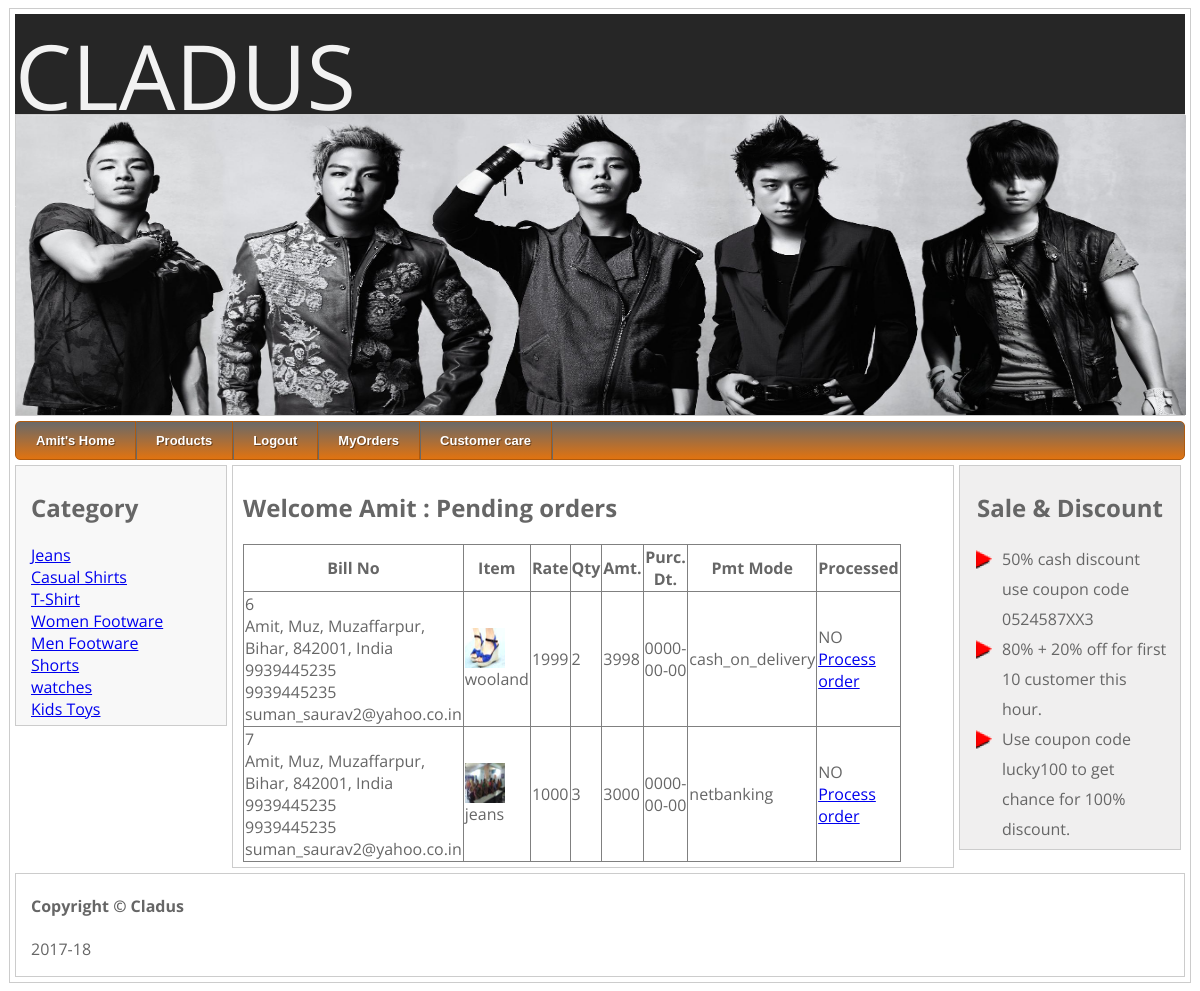
/adminpendingorders.php (signed in), run on the app's committed database.
### tables this page shows
CREATE TABLE IF NOT EXISTS `category` (
  `categoryid` int(11) NOT NULL AUTO_INCREMENT,
  `categoryname` varchar(200) NOT NULL,
  PRIMARY KEY (`categoryid`)
);

CREATE TABLE IF NOT EXISTS `cart` (
  `billno` int(11) NOT NULL AUTO_INCREMENT,
  `mid` int(11) NOT NULL,
  `itemno` int(11) NOT NULL,
  `rate` int(11) NOT NULL,
  `qty` int(11) NOT NULL,
  `amount` int(11) NOT NULL,
  `date` date NOT NULL,
  `paymentmode` varchar(500) NOT NULL,
  `processed` varchar(50) NOT NULL,
  PRIMARY KEY (`billno`)
);

CREATE TABLE IF NOT EXISTS `members` (
  `mid` int(11) NOT NULL,
  `mname` varchar(200) NOT NULL,
  `mdistrict` varchar(200) NOT NULL,
  `mstreet` varchar(200) NOT NULL,
  `mcity` varchar(200) NOT NULL,
  `mstate` varchar(200) NOT NULL,
  `mpin` varchar(20) NOT NULL,
  `mcountry` varchar(200) NOT NULL,
  `dob` varchar(40) NOT NULL,
  `mmob_no1` varchar(12) NOT NULL,
  `mmob_no2` varchar(12) NOT NULL,
  `memail` varchar(200) NOT NULL,
  `username` varchar(200) NOT NULL,
  `password` varchar(50) NOT NULL,
  `howdidyoufindus` varchar(200) NOT NULL,
  `usertype` varchar(2) NOT NULL,
  PRIMARY KEY (`username`)
);

CREATE TABLE IF NOT EXISTS `products` (
  `itemno` int(11) NOT NULL,
  `itemname` varchar(400) NOT NULL,
  `description` varchar(500) NOT NULL,
  `price` int(11) NOT NULL,
  `qty` int(11) NOT NULL,
  `category` varchar(200) NOT NULL,
  `image` varchar(300) NOT NULL,
  PRIMARY KEY (`itemno`)
);

### adminpendingorders.php (the view, shortened to what this page needs)
	<?php
	require_once("master_header.php");
	?>
		<h2>Welcome <?php echo $_SESSION["cname"];?> : Pending orders </h2>
<?php
	if(isset($_SESSION["mid"]))
	{
	$q="select * from cart where processed='NO'";
				$r=mysql_query($q);
				?>
<table width="90%" border="1px" style="border-collapse: collapse;">
					<?php
echo "<tr><th>Bill No</th><th>Item </th><th>Rate</th><th>Qty</th><th>Amt.</th><th>Purc. Dt.</th><th>Pmt Mode</th><th>Processed</th></tr>";
				while($f=mysql_fetch_array($r))
				{
						$q1="select * from products where itemno=".$f['itemno']."";
						$r1=mysql_query($q1);
				while($f1=mysql_fetch_array($r1))
				{
					$itemname=$f1['itemname'];
					$pimage=$f1['image'];
				}
				$q2="select * from members where mid=".$f['mid']."";
						$r2=mysql_query($q2);
				while($f2=mysql_fetch_array($r2))
				{
					$mname=$f2['mname'];
					$address=$mname.", ".$f2['mstreet'].", ".$f2['mcity'].", ".$f2['mstate'].", ".$f2['mpin'].", ".$f2['mcountry']."<br>".$f2['mmob_no1']."<br>".$f2['mmob_no2']."<br>".$f2['memail'];
				}
					echo "<tr><td>".$f['billno']."<br>".$address."</td><td> <img src='uploadedfiles\\$pimage' height=40 width=40><br>".$itemname." </td><td>".$f['rate']."</td><td>".$f['qty']."</td><td>".$f['amount']."</td><td>".$f['date']."</td><td>".$f['paymentmode']."</td><td>".$f['processed']."<br><A HREF='adminprocessorder.php?billno=".$f['billno']."'>Process order</A></td></tr>";
				}
?>
</table >
					<?php
	}
	else
	{
		echo "Please login first !! <A HREF='login.php'>Login here...</A>";
	}
	?>
	<?php
	require_once("master_footer.php");
	?>

### master_header.php (shortened to what this page needs)
<!DOCTYPE HTML PUBLIC "-//W3C//DTD HTML 4.0 Transitional//EN">
<HTML>
<HEAD>
<link rel="stylesheet" type="text/css" href="styles.css">
<link rel="stylesheet" type="text/css" href="menu_assets\styles.css">
	<link rel="stylesheet" type="text/css" href="engine1/style.css" media="screen" />
</HEAD>
<BODY>
<div id="pagewrap">
     <div class="header_wrapper">
                <div class="logo">
                    <span>CLADUS</span>
                </div>
                <div class="tagline">
                    <span>where fashion lies</span>
                </div>
        </div>
	<header>
		 <IMG SRC="img/img1.jpg" WIDTH="1170" HEIGHT="300" BORDER=0 ALT="">
	</header>
	<div id="menu">
	<div id='cssmenu'>
		<ul>
		   <li>
		   <?php
		   if(isset($_SESSION["utype"]))
		   {
			   if($_SESSION["utype"]=='U')
			   {
			   ?>
			 <a href="index.php"><span><?php echo $_SESSION["cname"];?>'s Home</span></a>
				   <?php
			   }
		   }
		   else
		   {
			?>
		    <a href="index.php"><span>Home</span></a>
				<?php
		   }
			?>
		   </li>
		   <li><a href="index.php"><span>Products</span></a></li>
		   <li>
		   <?php
		   if(isset($_SESSION["uname"]))
		   {
			   ?>
			<a href="logout.php"><span>Logout</span>
				   <?php
		   }
		   else
		   {
			?>
		   <a href="login.php"><span>Login</span>
				<?php
		   }
			?>
		   </a></li>
		   <li><a href="cart.php"><span>MyOrders</span></a></li>
		     <li class='has_sub'><a href="customarcare.php"><span>Customer care</span></a>
			 </li>
		</ul>
		</div>
	</div>
	<section id="content">
		<h2>Category </h2>
		<?php
		$q="select * from category";
				$r=mysql_query($q);
				while($f=mysql_fetch_array($r))
				{
				$categoryname= $f["categoryname"];
				echo "<a href='index.php?categoryname=".$categoryname."'>".$categoryname."</a><br>";
				}
				?>
	</section>
	<section id="middle">

### styles.css (style rules this page uses)
.header_wrapper { background-color: #262626; height: 100px; margin: auto; }
.logo { color: #f2f2f2; font-size: 90; }
.tagline { font-size: 12; color: #f2f2f2; text-transform: lowercase; padding-top: 65; font-family: cursive; }
body { font-family: 'Open Sans', sans-serif; color: #666; }
ul { list-style-type: none; padding: 0; margin: 0; }
#pagewrap { padding: 5px; width: 1170px; margin: 5px auto; }
header { height: 300px; padding: 0 0 0 0; background-image:url("img//header.jpg"); background-size:cover; }
#menu { margin:0 0 5px 0; }
#content { width: 180px; float: left; padding: 5px 15px; }
#middle { width: 700px; float: left; padding: 5px 10px; margin: 0px 5px 5px 5px; }
#content { background: #f8f8f8; }
header, #content, #middle, #sidebar { margin-bottom: 5px; }
#pagewrap, header, #content, #middle, #sidebar, footer { border: solid 1px #ccc; }

### menu_assets/styles.css (style rules this page uses)
#cssmenu { height:37px; display:block; padding:0; margin: 0 auto; border:1px solid; border-radius:5px; }
#cssmenu > ul { list-style:inside none; padding:0; margin:0; }
#cssmenu > ul > li { list-style:inside none; padding:0; margin:0; float:left; display:block; position:relative; }
#cssmenu > ul > li > a { outline:none; display:block; position:relative; padding:12px 20px; font:bold 13px/100% Arial, Helvetica, sans-serif; text-align:center; text-decoration:none; text-shadow:1px 1px 0 rgba(0,0,0, 0.4); }
#cssmenu > ul > li:first-child > a { border-radius:5px 0 0 5px; }
#cssmenu > ul > li > a:after { content:''; position:absolute; border-right:1px solid; top:-1px; bottom:-1px; right:-2px; z-index:99; }
#cssmenu, #cssmenu > ul > li > ul > li a:hover { background:#696969; background:-moz-linear-gradient(top, #696969 0%, #e17310 100%); background:-webkit-gradient(linear, left top, left bottom, color-stop(0%,#696969), color-stop(100%,#e17310)); background:-webkit-linear-gradient(top, #696969 0%,#e17310 100%); background:-o-linear-gradient(top, #696969 0%,#e17310 100%); background:-ms-linear-gradient(top, #696969 0%,#e17310 100%); background:linear-gradient(top, #696969 0%,#e17310 100%); filter:progid:DXImageTransform.Microsoft.gradient(startColorstr='#696969', endColorstr='#e17310',GradientType=0); }
#cssmenu { border-color:#b05a0d; }
#cssmenu > ul > li > a { border-right:1px solid #b05a0d; color:#fff; }
#cssmenu > ul > li > a:after { border-color:#696969; }

### data on the page
category: categoryname "Jeans"
category: categoryname "Casual Shirts"
category: categoryname "T-Shirt"
category: categoryname "Women Footware"
category: categoryname "Men Footware"
category: categoryname "Shorts"
category: categoryname "watches"
category: categoryname "Kids Toys"
cart: billno "6", members.mname "Amit", members.mstreet "Muz", members.mcity "Muzaffarpur", members.mstate "Bihar", members.mpin "842001", members.mcountry "India", members.mmob_no1 "9939445235", members.mmob_no2 "9939445235", members.memail "suman_saurav2@yahoo.co.in", products.image (picture), products.itemname "wooland", rate "1999", qty "2", amount "3998", date "0000-00-00", paymentmode "cash_on_delivery", processed "NO"
cart: billno "7", members.mname "Amit", members.mstreet "Muz", members.mcity "Muzaffarpur", members.mstate "Bihar", members.mpin "842001", members.mcountry "India", members.mmob_no1 "9939445235", members.mmob_no2 "9939445235", members.memail "suman_saurav2@yahoo.co.in", products.image (picture), products.itemname "jeans", rate "1000", qty "3", amount "3000", date "0000-00-00", paymentmode "netbanking", processed "NO"

### other printed values
$_SESSION["cname"] "Amit"
